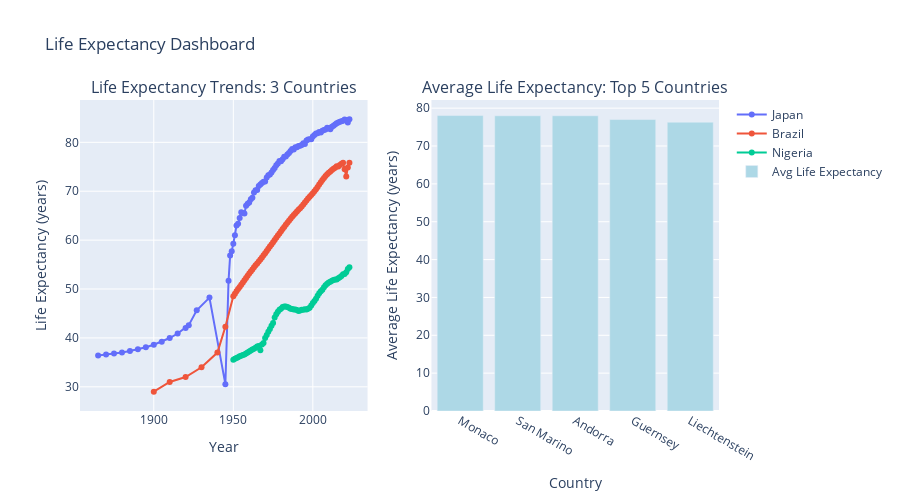

Write notebook code for a chart like this one.
### Markdown cell above
## Exercise 6: Plotly Subplots Dashboard

**Objective**: Create a simple Plotly dashboard with multiple visualizations using subplots.

**Requirements**:
- Create a dashboard with 2 subplots in a 1 row × 2 columns layout

**Subplot 1 (Left) - Line Plot**:
- Show life expectancy trends for 3 countries: Japan, Brazil, Nigeria
- X-axis: Year (from 1960 onwards)
- Y-axis: Life expectancy
- Include legend and markers on the lines
- Title: "Life Expectancy Trends: 3 Countries"

**Subplot 2 (Right) - Bar Chart**:
- Show average life expectancy for the top 5 countries
- X-axis: Country names
- Y-axis: Average life expectancy
- Title: "Average Life Expectancy: Top 5 Countries"
- Bars should be colored light blue

**Dashboard Features**:

- Hover information on all plots
- Clear axis labels
- Overall title: "Life Expectancy Dashboard"

### Code cell
## SOLUTION

# Prepare data for subplot 1: Line plot for 3 countries
countries_three = ['Japan', 'Brazil', 'Nigeria']
df_three = df_clean[df_clean['Entity'].isin(countries_three)]

# Prepare data for subplot 2: Bar chart for top 5 countries
top_5 = df_clean.groupby('Entity')['Life expectancy'].mean().nlargest(5).reset_index()

# Create subplots: 1 row, 2 columns
fig = make_subplots(
    rows=1, cols=2,
    subplot_titles=('Life Expectancy Trends: 3 Countries', 'Average Life Expectancy: Top 5 Countries')
)

# Add line traces to subplot 1
for country in countries_three:
    data = df_three[df_three['Entity'] == country]
    fig.add_trace(
        go.Scatter(x=data['Year'], y=data['Life expectancy'], mode='lines+markers',
                   name=country, hovertemplate='%{x}<br>%{y:.1f} years'),
        row=1, col=1
    )

# Add bar trace to subplot 2
fig.add_trace(
    go.Bar(x=top_5['Entity'], y=top_5['Life expectancy'], 
           marker_color='lightblue', name='Avg Life Expectancy',
           hovertemplate='%{x}<br>%{y:.1f} years'),
    row=1, col=2
)

# Update axes labels
fig.update_xaxes(title_text='Year', row=1, col=1)
fig.update_yaxes(title_text='Life Expectancy (years)', row=1, col=1)

fig.update_xaxes(title_text='Country', row=1, col=2)
fig.update_yaxes(title_text='Average Life Expectancy (years)', row=1, col=2)

# Update layout

fig.update_layout(height=500, title_text='Life Expectancy Dashboard', showlegend=True)
fig.show()

### Figure 1 — Plotly figure (JSON) as saved in the notebook; plotly's stock layout.template omitted (floating-point values rounded to 4 significant figures)
{"data": [{"hovertemplate": "%{x}<br>%{y:.1f} years", "mode": "lines+markers", "name": "Japan", "type": "scatter", "x": [1865, 1870, 1875, 1880, 1885, 1890, 1895, 1900, 1905, 1910, 1915, 1920, 1922, 1927, 1935, 1945, 1947, 1948, 1949, 1950, 1951, 1952, 1953, 1954, 1955, 1956, 1957, 1958, 1959, 1960, 1961, 1962, 1963, 1964, 1965, 1966, 1967, 1968, 1969, 1970, 1971, 1972, 1973, 1974, 1975, 1976, 1977, 1978, 1979, 1980, 1981, 1982, 1983, 1984, 1985, 1986, 1987, 1988, 1989, 1990, 1991, 1992, 1993, 1994, 1995, 1996, 1997, 1998, 1999, 2000, 2001, 2002, 2003, 2004, 2005, 2006, 2007, 2008, 2009, 2010, 2011, 2012, 2013, 2014, 2015, 2016, 2017, 2018, 2019, 2020, 2021, 2022, 2023], "xaxis": "x", "y": [36.43, 36.59, 36.8, 37.04, 37.33, 37.68, 38.1, 38.6, 39.22, 39.97, 40.9, 42.04, 42.62, 45.66, 48.24, 30.54, 51.71, 56.84, 57.72, 59.25, 60.99, 63.0, 63.33, 64.54, 65.71, 65.56, 65.44, 67.04, 67.46, 67.72, 68.37, 68.67, 69.75, 70.2, 70.26, 71.06, 71.4, 71.67, 71.92, 72.01, 72.83, 73.26, 73.42, 73.85, 74.36, 74.76, 75.33, 75.66, 76.17, 76.14, 76.56, 77.07, 77.11, 77.51, 77.8, 78.21, 78.63, 78.55, 78.98, 78.99, 79.26, 79.3, 79.45, 79.84, 79.68, 80.36, 80.58, 80.65, 80.61, 81.18, 81.51, 81.8, 81.85, 82.13, 82.01, 82.37, 82.55, 82.63, 82.97, 82.92, 82.67, 83.17, 83.4, 83.64, 83.88, 84.06, 84.19, 84.29, 84.42, 84.67, 84.55, 84.05, 84.71], "yaxis": "y"}, {"hovertemplate": "%{x}<br>%{y:.1f} years", "mode": "lines+markers", "name": "Brazil", "type": "scatter", "x": [1900, 1910, 1920, 1930, 1940, 1945, 1950, 1951, 1952, 1953, 1954, 1955, 1956, 1957, 1958, 1959, 1960, 1961, 1962, 1963, 1964, 1965, 1966, 1967, 1968, 1969, 1970, 1971, 1972, 1973, 1974, 1975, 1976, 1977, 1978, 1979, 1980, 1981, 1982, 1983, 1984, 1985, 1986, 1987, 1988, 1989, 1990, 1991, 1992, 1993, 1994, 1995, 1996, 1997, 1998, 1999, 2000, 2001, 2002, 2003, 2004, 2005, 2006, 2007, 2008, 2009, 2010, 2011, 2012, 2013, 2014, 2015, 2016, 2017, 2018, 2019, 2020, 2021, 2022, 2023], "xaxis": "x", "y": [29, 31, 32, 34, 37, 42.3, 48.53, 49.04, 49.55, 49.99, 50.43, 50.89, 51.34, 51.81, 52.25, 52.7, 53.16, 53.59, 54.02, 54.45, 54.85, 55.24, 55.63, 56.02, 56.47, 56.9, 57.34, 57.79, 58.26, 58.68, 59.08, 59.56, 60.01, 60.46, 60.92, 61.37, 61.82, 62.27, 62.71, 63.13, 63.55, 63.98, 64.39, 64.78, 65.16, 65.51, 65.86, 66.2, 66.54, 66.89, 67.29, 67.7, 68.11, 68.5, 68.85, 69.21, 69.58, 69.98, 70.4, 70.88, 71.36, 71.83, 72.3, 72.73, 73.11, 73.46, 73.78, 74.05, 74.33, 74.61, 74.82, 75.11, 75.08, 75.38, 75.63, 75.81, 74.51, 73.04, 74.87, 75.85], "yaxis": "y"}, {"hovertemplate": "%{x}<br>%{y:.1f} years", "mode": "lines+markers", "name": "Nigeria", "type": "scatter", "x": [1950, 1951, 1952, 1953, 1954, 1955, 1956, 1957, 1958, 1959, 1960, 1961, 1962, 1963, 1964, 1965, 1966, 1967, 1968, 1969, 1970, 1971, 1972, 1973, 1974, 1975, 1976, 1977, 1978, 1979, 1980, 1981, 1982, 1983, 1984, 1985, 1986, 1987, 1988, 1989, 1990, 1991, 1992, 1993, 1994, 1995, 1996, 1997, 1998, 1999, 2000, 2001, 2002, 2003, 2004, 2005, 2006, 2007, 2008, 2009, 2010, 2011, 2012, 2013, 2014, 2015, 2016, 2017, 2018, 2019, 2020, 2021, 2022, 2023], "xaxis": "x", "y": [35.53, 35.72, 35.88, 36.04, 36.24, 36.34, 36.48, 36.62, 36.83, 37.03, 37.21, 37.43, 37.61, 37.81, 37.98, 38.22, 38.36, 37.5, 38.64, 38.95, 40.01, 40.61, 41.27, 41.83, 42.49, 43.05, 44.19, 44.85, 45.35, 45.74, 45.96, 46.31, 46.44, 46.44, 46.34, 46.19, 45.95, 45.89, 45.83, 45.83, 45.73, 45.48, 45.59, 45.78, 45.75, 45.87, 45.83, 45.96, 46.15, 46.61, 47.14, 47.55, 48.02, 48.62, 49.15, 49.54, 49.88, 50.38, 50.75, 51.08, 51.31, 51.49, 51.69, 51.83, 51.94, 51.94, 52.19, 52.4, 52.67, 53.01, 53.07, 53.45, 54.08, 54.46], "yaxis": "y"}, {"hovertemplate": "%{x}<br>%{y:.1f} years", "marker": {"color": "lightblue"}, "name": "Avg Life Expectancy", "type": "bar", "x": ["Monaco", "San Marino", "Andorra", "Guernsey", "Liechtenstein"], "xaxis": "x2", "y": [78.05, 78.0, 77.99, 77.0, 76.29], "yaxis": "y2"}], "layout": {"annotations": [{"font": {"size": 16}, "showarrow": false, "text": "Life Expectancy Trends: 3 Countries", "x": 0.225, "xanchor": "center", "xref": "paper", "y": 1, "yanchor": "bottom", "yref": "paper"}, {"font": {"size": 16}, "showarrow": false, "text": "Average Life Expectancy: Top 5 Countries", "x": 0.775, "xanchor": "center", "xref": "paper", "y": 1, "yanchor": "bottom", "yref": "paper"}], "height": 500, "showlegend": true, "title": {"text": "Life Expectancy Dashboard"}, "xaxis": {"anchor": "y", "domain": [0, 0.45], "title": {"text": "Year"}}, "xaxis2": {"anchor": "y2", "domain": [0.55, 1], "title": {"text": "Country"}}, "yaxis": {"anchor": "x", "domain": [0, 1], "title": {"text": "Life Expectancy (years)"}}, "yaxis2": {"anchor": "x2", "domain": [0, 1], "title": {"text": "Average Life Expectancy (years)"}}}}
